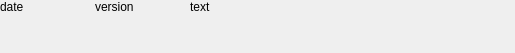
<?xml version="1.0" encoding="UTF-8"?>
<ui version="4.0">
 <class>UpdateCommentsRow</class>
 <widget class="QWidget" name="UpdateCommentsRow">
  <property name="geometry">
   <rect>
    <x>0</x>
    <y>0</y>
    <width>515</width>
    <height>53</height>
   </rect>
  </property>
  <property name="windowTitle">
   <string>Form</string>
  </property>
  <layout class="QHBoxLayout" name="horizontalLayout" stretch="0,0,1">
   <property name="spacing">
    <number>15</number>
   </property>
   <property name="leftMargin">
    <number>0</number>
   </property>
   <property name="topMargin">
    <number>0</number>
   </property>
   <property name="rightMargin">
    <number>0</number>
   </property>
   <property name="bottomMargin">
    <number>0</number>
   </property>
   <item>
    <widget class="QLabel" name="lbl_date">
     <property name="minimumSize">
      <size>
       <width>80</width>
       <height>0</height>
      </size>
     </property>
     <property name="text">
      <string>date</string>
     </property>
     <property name="alignment">
      <set>Qt::AlignLeading|Qt::AlignLeft|Qt::AlignTop</set>
     </property>
    </widget>
   </item>
   <item>
    <widget class="QLabel" name="lbl_version">
     <property name="minimumSize">
      <size>
       <width>80</width>
       <height>0</height>
      </size>
     </property>
     <property name="text">
      <string>version</string>
     </property>
     <property name="alignment">
      <set>Qt::AlignLeading|Qt::AlignLeft|Qt::AlignTop</set>
     </property>
    </widget>
   </item>
   <item>
    <widget class="QLabel" name="lbl_text">
     <property name="text">
      <string>text</string>
     </property>
     <property name="scaledContents">
      <bool>false</bool>
     </property>
     <property name="alignment">
      <set>Qt::AlignLeading|Qt::AlignLeft|Qt::AlignTop</set>
     </property>
     <property name="wordWrap">
      <bool>true</bool>
     </property>
    </widget>
   </item>
  </layout>
 </widget>
 <resources/>
 <connections/>
</ui>
